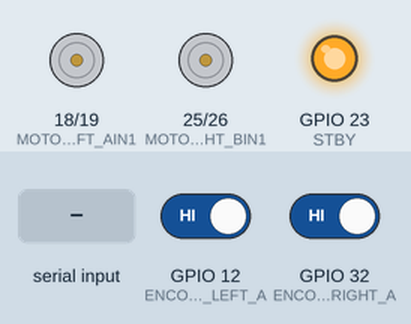
This sketch was run on a simulated ESP32. Parts: motor-driver pin pairs drawn as motors (green arrow = first pin HIGH = forward, orange = second pin HIGH = backward, longer = more drive, scaled by the enable pin, stopped while the standby pin is LOW), output pins drawn as LEDs (lit = HIGH). The test bench sets the inputs (shaded band); at power-on: GPIO 12 (ENCODER_LEFT_A) HIGH, GPIO 32 (ENCODER_RIGHT_A) HIGH. Nothing arrives over Bluetooth unless stated; what the sketch prints to the serial monitor is not drawn.

Above: at 1.2 s.
1.3 s: "F\n" received over the second serial link
At 2.2 s:
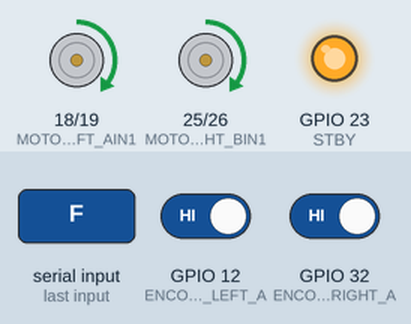
2.8 s: "B\n" received over the second serial link
At 3.3 s:
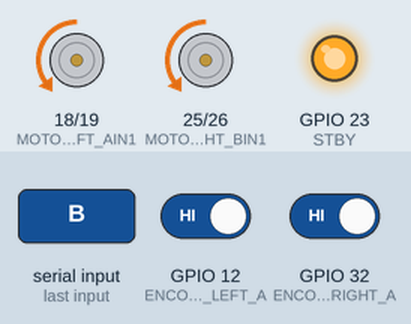
4.3 s: "L\n" received over the second serial link
At 5.5 s:
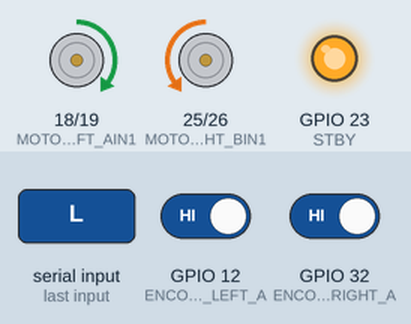
5.8 s: "R\n" received over the second serial link
At 6.8 s:
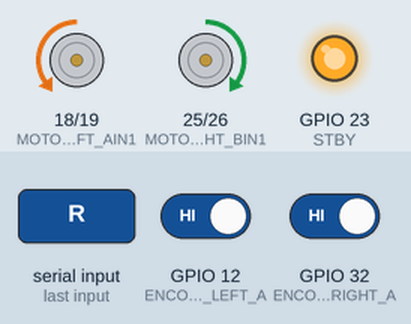
7.3 s: "S\n" received over the second serial link
At 8.0 s:
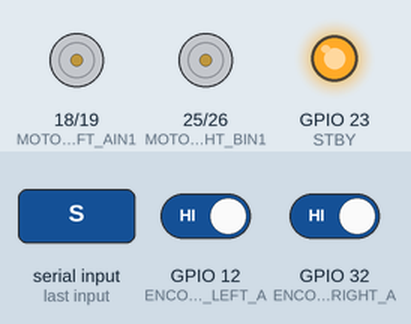
Timing chart, 0 to 9.8 s (numbered marks = the images above; inputs shaded):
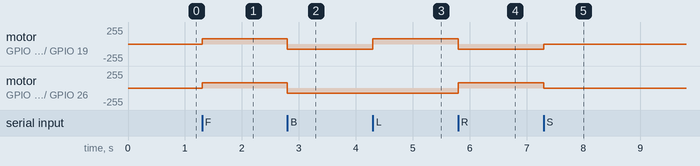

Measured:
- after the input at 1.3 s, motor on GPIO 18 (MOTOR_LEFT_AIN1) / GPIO 19 (MOTOR_LEFT_AIN2), motor on GPIO 25 (MOTOR_RIGHT_BIN1) / GPIO 26 (MOTOR_RIGHT_BIN2): stopped → forward 80/255 at once
- after the input at 2.8 s, motor on GPIO 18 (MOTOR_LEFT_AIN1) / GPIO 19 (MOTOR_LEFT_AIN2), motor on GPIO 25 (MOTOR_RIGHT_BIN1) / GPIO 26 (MOTOR_RIGHT_BIN2): forward 80/255 → backward 80/255 at once
- after the input at 4.3 s, motor on GPIO 18 (MOTOR_LEFT_AIN1) / GPIO 19 (MOTOR_LEFT_AIN2): backward 80/255 → forward 80/255 at once
- after the input at 5.8 s, motor on GPIO 18 (MOTOR_LEFT_AIN1) / GPIO 19 (MOTOR_LEFT_AIN2): forward 80/255 → backward 80/255 at once; motor on GPIO 25 (MOTOR_RIGHT_BIN1) / GPIO 26 (MOTOR_RIGHT_BIN2): backward 80/255 → forward 80/255 at once
- after the input at 7.3 s, motor on GPIO 18 (MOTOR_LEFT_AIN1) / GPIO 19 (MOTOR_LEFT_AIN2): backward 80/255 → stopped at once; motor on GPIO 25 (MOTOR_RIGHT_BIN1) / GPIO 26 (MOTOR_RIGHT_BIN2): forward 80/255 → stopped at once

The sketch:

punteWorker.ino
```cpp
/*=============
Punte Robot
Developed by - Beyond Apogee, Nepal
Innovator - Sudip Vikram Adhikari
Motor Driver - TB6612FNG
TOF sensor - VL53L0X
N20 motors - 300rpm
===============*/

// Bluetooth
#include <BluetoothSerial.h>

BluetoothSerial BTSerial;

// I2C pins
#define SDA_PIN 4
#define SCL_PIN 15

// Encoder Pins
#define ENCODER_LEFT_A 12  // C1 Phase A left motor
#define ENCODER_LEFT_B 13  // C2 Phase B left motor
#define ENCODER_RIGHT_A 32 // C1 Phase A right motor
#define ENCODER_RIGHT_B 33 // C2 Phase B right motor

// Motor PWM pins
#define MOTOR_LEFT_AIN1 18
#define MOTOR_LEFT_AIN2 19
#define MOTOR_RIGHT_BIN1 25
#define MOTOR_RIGHT_BIN2 26
#define PWMA 27
#define PWMB 14
#define STBY 23


// Encoder Positions
volatile long leftMotorPosition = 0;
volatile long rightMotorPosition = 0;

// Speed of Punte
int MOTOR_SPEED = 80;


// Interrupt Service Routines for encoders
void updateLeftMotorPosition(){
  if(digitalRead(ENCODER_LEFT_B) != digitalRead(ENCODER_LEFT_A)){
    leftMotorPosition++;
  }else{
    leftMotorPosition--;
  }
}

void updateRightMotorPosition(){
  if(digitalRead(ENCODER_RIGHT_B) != digitalRead(ENCODER_RIGHT_A)){
    rightMotorPosition++;
  }else{
    rightMotorPosition--;
  }
}
//----- ISR for Encoders ends -----

void setup(){
  pinMode(MOTOR_LEFT_AIN1, OUTPUT);
  pinMode(MOTOR_LEFT_AIN2, OUTPUT);
  pinMode(MOTOR_RIGHT_BIN1, OUTPUT);
  pinMode(MOTOR_RIGHT_BIN2, OUTPUT);
  pinMode(PWMA, OUTPUT);
  pinMode(PWMB, OUTPUT);
  pinMode(STBY, OUTPUT);

  digitalWrite(STBY, HIGH);
  Serial.begin(115200);

  BTSerial.begin("PunteRobot"); // Bluetooth device name


  // setup encoder pins with pullups
  pinMode(ENCODER_LEFT_A, INPUT_PULLUP);
  pinMode(ENCODER_LEFT_B, INPUT_PULLUP);
  pinMode(ENCODER_RIGHT_A, INPUT_PULLUP);
  pinMode(ENCODER_RIGHT_B, INPUT_PULLUP);

  // ISR for encoders
  attachInterrupt(digitalPinToInterrupt(ENCODER_LEFT_A),updateLeftMotorPosition,CHANGE);
  attachInterrupt(digitalPinToInterrupt(ENCODER_RIGHT_A),updateRightMotorPosition,CHANGE);
}

// move forward
void moveForward() {
  digitalWrite(MOTOR_LEFT_AIN1, HIGH);
  digitalWrite(MOTOR_LEFT_AIN2, LOW);
  digitalWrite(MOTOR_RIGHT_BIN1, HIGH);
  digitalWrite(MOTOR_RIGHT_BIN2, LOW);
  analogWrite(PWMA, MOTOR_SPEED);
  analogWrite(PWMB, MOTOR_SPEED);
  Serial.println("moving forward");
}

// move backward
void moveBackward() {
  digitalWrite(MOTOR_LEFT_AIN1, LOW);
  digitalWrite(MOTOR_LEFT_AIN2, HIGH);
  digitalWrite(MOTOR_RIGHT_BIN1, LOW);
  digitalWrite(MOTOR_RIGHT_BIN2, HIGH);
  analogWrite(PWMA, MOTOR_SPEED);
  analogWrite(PWMB, MOTOR_SPEED);
  Serial.println("moving backward");
}

// turn right
void turnRight() {
  digitalWrite(MOTOR_LEFT_AIN1, LOW);
  digitalWrite(MOTOR_LEFT_AIN2, HIGH);
  digitalWrite(MOTOR_RIGHT_BIN1, HIGH);
  digitalWrite(MOTOR_RIGHT_BIN2, LOW);
  analogWrite(PWMA, MOTOR_SPEED);
  analogWrite(PWMB, MOTOR_SPEED);
  Serial.println("turning right");
}

// turn left
void turnLeft() {
  digitalWrite(MOTOR_LEFT_AIN1, HIGH);
  digitalWrite(MOTOR_LEFT_AIN2, LOW);
  digitalWrite(MOTOR_RIGHT_BIN1, LOW);
  digitalWrite(MOTOR_RIGHT_BIN2, HIGH);
  analogWrite(PWMA, MOTOR_SPEED);
  analogWrite(PWMB, MOTOR_SPEED);
  Serial.println("turning left");
}

// stop
void stopMotors() {
  analogWrite(PWMA, 0);
  analogWrite(PWMB, 0);
  Serial.println("stopping motors");
}

void loop(){
  Serial.print("Left -> ");
  Serial.print(leftMotorPosition);
  Serial.print(", Right -> ");
  Serial.println(rightMotorPosition);

  // sending serial data via bluetooth
  static unsigned long t0 = 0;
  if(millis() - t0 >= 50){
    t0 = millis();

    BTSerial.print("L:");
    BTSerial.print(leftMotorPosition);
    BTSerial.print(", R:");
    BTSerial.print(rightMotorPosition);
    BTSerial.print(", S:");
    BTSerial.println(MOTOR_SPEED);
  }

  // receive motor commands via bluetooth
  if(BTSerial.available()){
    String command = BTSerial.readStringUntil('\n');
    command.trim();

    // moving the motor according to the received command
    if(command == "F"){
      moveForward();
    }else if(command == "B"){
      moveBackward();
    }else if(command == "L"){
      turnLeft();
    }else if(command == "R"){
      turnRight();
    }else if(command == "S"){
      stopMotors();
    }else if(command == "+"){
      if(MOTOR_SPEED<=250){
        MOTOR_SPEED += 5;
      }
    }else if(command == "-"){
      if(MOTOR_SPEED>=35){
        MOTOR_SPEED -= 5;
      }
    }
  }
}
```
